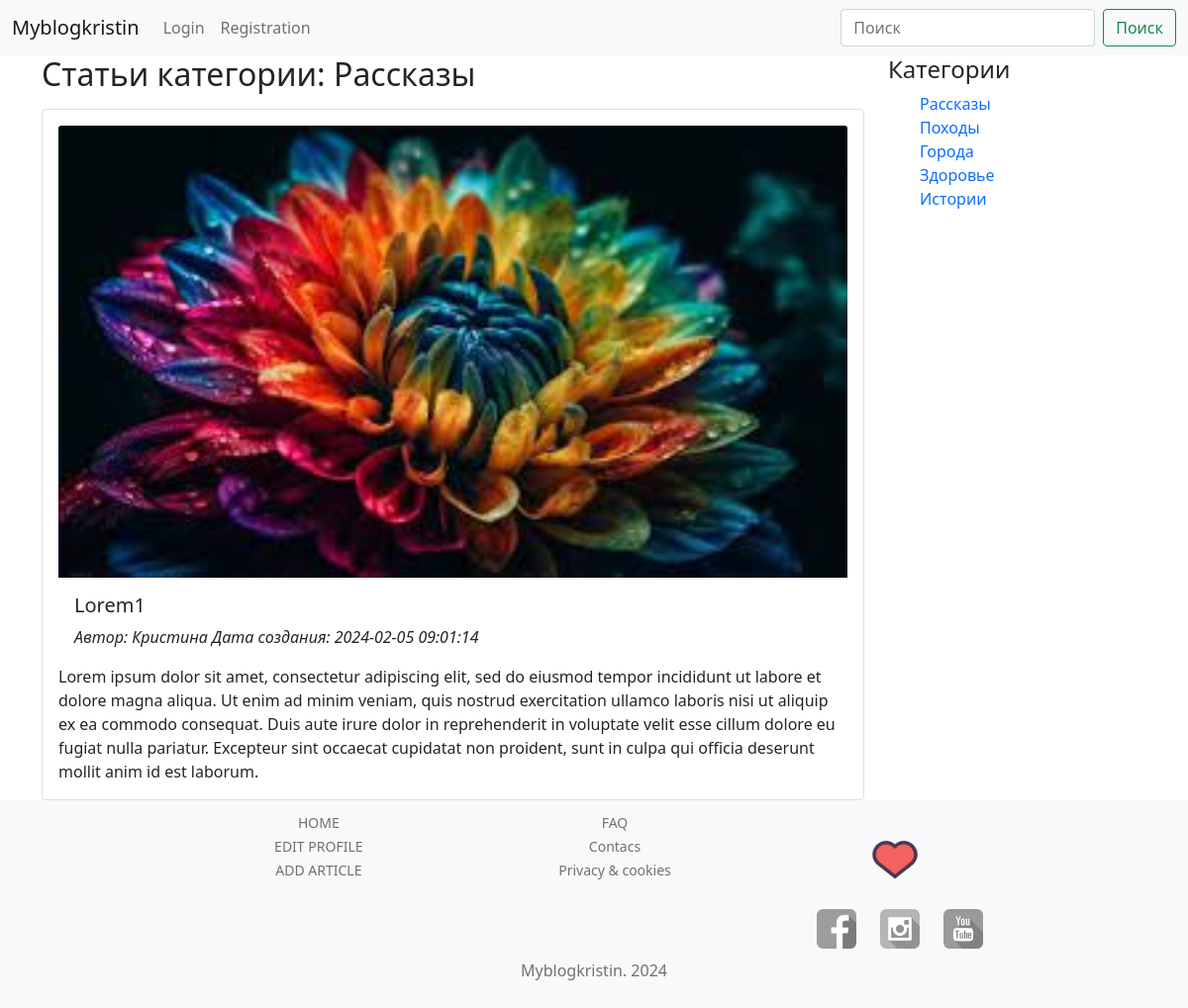
The page /views/categories.php?post=1 on the database its author committed.
### tables this page shows
CREATE TABLE `categories`
(
    `id`    int          NOT NULL,
    `title` varchar(255) NOT NULL
);

CREATE TABLE `articles`
(
    `id`          int          NOT NULL,
    `heading`     varchar(255) NOT NULL,
    `category_id` int      DEFAULT NULL,
    `author`      varchar(255) NOT NULL,
    `article`     text         NOT NULL,
    `image`       varchar(255) NOT NULL,
    `created_at`  datetime DEFAULT CURRENT_TIMESTAMP
);

### function.php (called while the page is built, shortened)
<?php
include __DIR__ . '/models/db.php';
function categories(): array
{
    global $connection;
    $query = "SELECT * FROM categories";
    $result = mysqli_query($connection, $query);
    return mysqli_fetch_all(
        $result,
        MYSQLI_ASSOC
    );
}
function articlesByCategoryId($id): array
{
    global $connection;
    $id = mysqli_real_escape_string($connection, $id);
    $query = "SELECT c.title AS category, a.id, a.heading, a.author, a.created_at, a.image, a.article
        FROM articles AS a
        JOIN categories AS c ON c.id = a.category_id
        WHERE c.id=$id";
    $result = mysqli_query($connection, $query);
    return mysqli_fetch_all($result, MYSQLI_ASSOC);
}

### views/categories.php (the view, shortened to what this page needs)
<?php
include '../models/db.php';
include "../function.php";
$categories = categories();
$postId = $_GET['post'] ?? null;
$title = '';
if ($postId) {
    $articles = articlesByCategoryId($postId);
    $title = $categories[array_search($postId, array_column($categories, 'id'))]['title'];
} else {
    $articles = [];
}
?>
<!DOCTYPE html>
<html lang="en">
<head>
    <?php
    include "../templates/head.php"; ?>
</head>
<body>
<div class="page">
    <?php
    include "../templates/header.php"; ?>
    <div class="container">
        <div class="content row">
            <div class="main-content col-12 col-md-9">
                <h2 class="mb-3">Статьи категории: <?= $title ?></h2>
                <div class="row row-cols-1 g-4">
                    <?php
                    foreach ($articles as $article):
                        ?>
                        <div class="single-post col">
                            <div class="card p-3">
                                <img src="<?= $article['image'] ?? '' ?>" class="card-img-top" alt="">
                                <div class="card-body">
                                    <h5 class="card-title"><?= $article['heading']; ?></h5>
                                    <i class="far fa-user">Автор: <?= $article['author']; ?></i>
                                    <i class="far fa-calendar">Дата создания: <?= $article['created_at']; ?></i>
                                </div>
                                <div class="single-post-text col-12">
                                    <p class="card-text"><?= $article['article']; ?></p>
                                </div>
                            </div>
                        </div>
                    <?php
                    endforeach;
                    ?>
                </div>
            </div>
            <?php
            include __DIR__ . "/../templates/sidebar.php";
            ?>
        </div>
    </div>
    <?php
    include "../templates/footer.php";
    ?>
</body>
</html>

### templates/sidebar.php
<?php
global$categories;
?>
<div class="sidebar col-12 col-md-3">
    <div class="section-topic">
        <h4>Категории</h4>
        <ul>
            <?php
            foreach ($categories as $category) : ?>
                <li><a class="text-decoration-none"
                       href="<?= '/views/categories.php?post=' . $category['id']; ?>"><?= $category['title']; ?></a></li>
            <?php
            endforeach; ?>
        </ul>
    </div>
</div>

### assets/css/style.css (style rules this page uses)
ul { list-style: none; }
.page { overflow: hidden; display: flex; flex-direction: column; min-height: 100vh; }
.row { display: flex; flex-wrap: wrap; }

### rows shown on the page
categories: title "Рассказы"
articles: image (picture), heading "Lorem1", author "Кристина", created_at "2024-02-05 09:01:14", article "Lorem ipsum dolor sit amet, consectetur adipiscing elit, sed do eiusmod tempor incididunt ut labore et dolore magna aliqua. Ut enim ad minim veniam, quis nostrud exercitation ullamco laboris nisi ut aliquip ex ea commodo consequat. Duis aute irure dolor in reprehenderit in voluptate velit esse cillum dolore eu fugiat nulla pariatur. Excepteur sint occaecat cupidatat non proident, sunt in culpa qui officia deserunt mollit anim id est laborum."
categories: title "Походы"
categories: title "Города"
categories: title "Здоровье"
categories: title "Истории"
